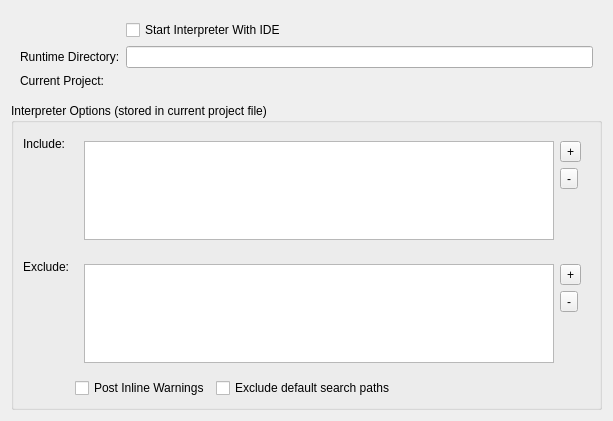
<?xml version="1.0" encoding="UTF-8"?>
<ui version="4.0">
 <class>SclangProjectConfigPage</class>
 <widget class="QWidget" name="SclangProjectConfigPage">
  <property name="geometry">
   <rect>
    <x>0</x>
    <y>0</y>
    <width>613</width>
    <height>421</height>
   </rect>
  </property>
  <property name="windowTitle">
   <string>Form</string>
  </property>
  <layout class="QVBoxLayout" name="verticalLayout">
   <item>
    <widget class="QWidget" name="widget" native="true">
     <layout class="QFormLayout" name="formLayout">
      <property name="fieldGrowthPolicy">
       <enum>QFormLayout::ExpandingFieldsGrow</enum>
      </property>
      <item row="0" column="1">
       <widget class="QCheckBox" name="autoStart">
        <property name="text">
         <string>Start Interpreter With IDE</string>
        </property>
       </widget>
      </item>
      <item row="1" column="0">
       <widget class="QLabel" name="label_3">
        <property name="text">
         <string>Runtime Directory:</string>
        </property>
       </widget>
      </item>
      <item row="1" column="1">
       <widget class="ScIDE::PathChooserWidget" name="runtimeDir"/>
      </item>
      <item row="2" column="0" colspan="2">
       <widget class="QLabel" name="activeConfigFileLabel">
        <property name="text">
         <string>Current Project:</string>
        </property>
       </widget>
      </item>
     </layout>
    </widget>
   </item>
   <item>
    <widget class="QGroupBox" name="ide_sclang_override_configuration_file">
     <property name="enabled">
      <bool>true</bool>
     </property>
     <property name="sizePolicy">
      <sizepolicy hsizetype="Preferred" vsizetype="Expanding">
       <horstretch>0</horstretch>
       <verstretch>0</verstretch>
      </sizepolicy>
     </property>
     <property name="title">
      <string>Interpreter Options (stored in current project file)</string>
     </property>
     <property name="flat">
      <bool>false</bool>
     </property>
     <property name="checkable">
      <bool>false</bool>
     </property>
     <property name="checked">
      <bool>false</bool>
     </property>
     <layout class="QFormLayout" name="formLayout_2">
      <property name="fieldGrowthPolicy">
       <enum>QFormLayout::ExpandingFieldsGrow</enum>
      </property>
      <item row="2" column="0">
       <widget class="QLabel" name="label">
        <property name="text">
         <string>Include:</string>
        </property>
       </widget>
      </item>
      <item row="2" column="1">
       <widget class="QWidget" name="widget_3" native="true">
        <property name="sizePolicy">
         <sizepolicy hsizetype="Expanding" vsizetype="Preferred">
          <horstretch>0</horstretch>
          <verstretch>0</verstretch>
         </sizepolicy>
        </property>
        <layout class="QGridLayout" name="gridLayout">
         <property name="sizeConstraint">
          <enum>QLayout::SetDefaultConstraint</enum>
         </property>
         <item row="0" column="0" rowspan="2">
          <widget class="QListWidget" name="sclang_include_directories"/>
         </item>
         <item row="0" column="2">
          <layout class="QVBoxLayout" name="verticalLayout_3">
           <item>
            <widget class="QToolButton" name="sclang_add_include">
             <property name="enabled">
              <bool>true</bool>
             </property>
             <property name="text">
              <string>+</string>
             </property>
            </widget>
           </item>
           <item>
            <widget class="QToolButton" name="sclang_remove_include">
             <property name="enabled">
              <bool>true</bool>
             </property>
             <property name="text">
              <string>-</string>
             </property>
            </widget>
           </item>
          </layout>
         </item>
        </layout>
       </widget>
      </item>
      <item row="3" column="0">
       <widget class="QLabel" name="excludeLabel">
        <property name="text">
         <string>Exclude:</string>
        </property>
       </widget>
      </item>
      <item row="3" column="1">
       <widget class="QWidget" name="widget_2" native="true">
        <property name="sizePolicy">
         <sizepolicy hsizetype="Expanding" vsizetype="Preferred">
          <horstretch>0</horstretch>
          <verstretch>0</verstretch>
         </sizepolicy>
        </property>
        <layout class="QGridLayout" name="gridLayout_2">
         <item row="0" column="1" rowspan="3">
          <widget class="QListWidget" name="sclang_exclude_directories"/>
         </item>
         <item row="0" column="3">
          <layout class="QVBoxLayout" name="verticalLayout_2">
           <item>
            <widget class="QToolButton" name="sclang_add_exclude">
             <property name="enabled">
              <bool>true</bool>
             </property>
             <property name="text">
              <string>+</string>
             </property>
            </widget>
           </item>
           <item>
            <widget class="QToolButton" name="sclang_remove_exclude">
             <property name="enabled">
              <bool>true</bool>
             </property>
             <property name="text">
              <string>-</string>
             </property>
            </widget>
           </item>
          </layout>
         </item>
        </layout>
       </widget>
      </item>
      <item row="4" column="1">
       <layout class="QHBoxLayout" name="horizontalLayout_2">
        <item>
         <widget class="QCheckBox" name="sclang_post_inline_warnings">
          <property name="text">
           <string>Post Inline Warnings</string>
          </property>
         </widget>
        </item>
        <item>
         <widget class="QCheckBox" name="sclang_exclude_default_paths">
          <property name="text">
           <string>Exclude default search paths</string>
          </property>
         </widget>
        </item>
       </layout>
      </item>
     </layout>
    </widget>
   </item>
  </layout>
  <zorder>ide_sclang_override_configuration_file</zorder>
  <zorder>widget</zorder>
 </widget>
 <customwidgets>
  <customwidget>
   <class>ScIDE::PathChooserWidget</class>
   <extends>QLineEdit</extends>
   <header>path_chooser_widget.hpp</header>
  </customwidget>
 </customwidgets>
 <resources/>
 <connections/>
</ui>
